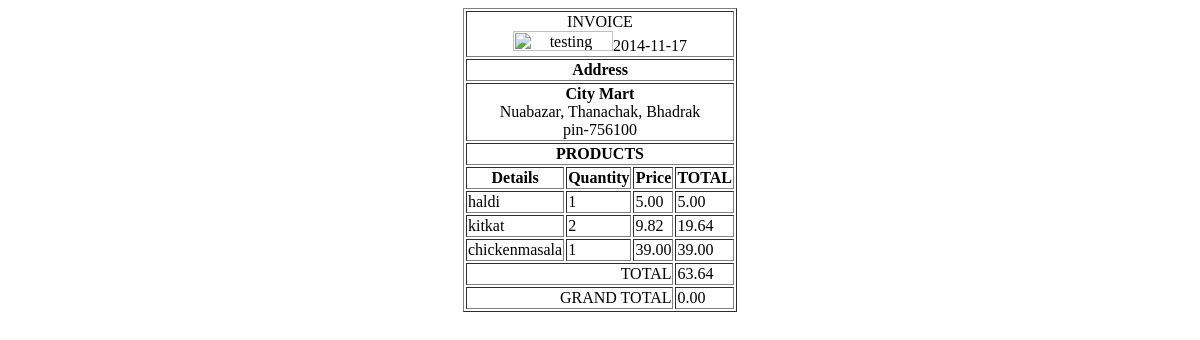
Page /admin/bill.php?bid=1416211157 on the committed database.
### tables this page shows
CREATE TABLE IF NOT EXISTS `sell` (
  `id` int(11) NOT NULL AUTO_INCREMENT,
  `billid` varchar(300) NOT NULL,
  `name` varchar(200) NOT NULL,
  `productid` int(11) NOT NULL,
  `quantity` varchar(200) NOT NULL,
  `price` float(10,2) NOT NULL,
  `totprice` float(10,2) NOT NULL,
  `barcode` varchar(300) NOT NULL,
  `address` varchar(200) NOT NULL,
  `uniqueid` varchar(300) NOT NULL,
  `date` date NOT NULL,
  `checked` varchar(100) NOT NULL,
  PRIMARY KEY (`id`)
);

CREATE TABLE IF NOT EXISTS `product` (
  `id` int(11) NOT NULL AUTO_INCREMENT,
  `prod_name` varchar(300) NOT NULL,
  `category` varchar(200) NOT NULL,
  `company` varchar(200) NOT NULL,
  `minimum` varchar(200) NOT NULL,
  `barcode` varchar(200) NOT NULL,
  `retailer` float(10,2) NOT NULL,
  `distributer` float(10,2) NOT NULL,
  `customer` float(10,2) NOT NULL,
  PRIMARY KEY (`id`)
);

### admin/bill.php (the view, shortened to what this page needs)
<?php
$billid=$_GET['bid'];
 $grand=$_GET['grand'];
$fetch=mysql_query("select * from `sell` where `billid`='$billid'")or die(mysql_error());
$res=mysql_fetch_array($fetch);
 $foun=mysql_num_rows($fetch);
 if($foun!=0){
?>
<html xmlns="http://www.w3.org/1999/xhtml" xml:lang="en" lang="en">
<head>
<link rel="stylesheet" href="css/jquery-ui.css">
</head>
<body onload="pr()">
    <table align="center" border="1" width="30">
	<tr>
	    <td colspan="5" align="center">
		INVOICE</br>
		<img alt="testing" src="barcode.php?text=<?php echo $billid;?>" width="100" height="20"/><?php echo $res['date'];?></br>
	    </td>
	</tr>
	<tr>
	    <th colspan="5"> Address</th>
	</tr>
	<tr>
	    <td colspan="5">
		<center><strong>City Mart</strong></br>
		Nuabazar, Thanachak, Bhadrak</br>
		pin-756100</center>
	    </td>
	</tr>
	<tr>
	    <th colspan="5"> PRODUCTS</td>
	</tr>
	<tr>
	    <th colspan="2">Details</th>
	    <th>Quantity</th>
	    <th>Price</th>
	    <th>TOTAL</th>
	</tr>
	<?php
	$total=0;
		$fetch1=mysql_query("select * from `sell` where `billid`='$billid'")or die(mysql_error());
		while($res1=mysql_fetch_array($fetch1))
		{
		$fetproduct=mysql_query("select * from `product` where `id`='$res1[productid]'");
		$resproduct=mysql_fetch_array($fetproduct);
		$total=$total+$res1['totprice'];
		?>
	<tr>
	    <td colspan="2">
		<?php
		echo $resproduct['prod_name'];
		?>
	    </td>
	    <td><?php echo $res1['quantity'];?></td>
	    <td><?php echo $res1['price'];?></td>
	    <td><?php echo $res1['totprice'];?></td>
	</tr><?php }?>
	<tr>
	    <td colspan="4" align="right">TOTAL</td>
	    <td><?php echo number_format((float)$total, 2, '.', '');?></td>
	</tr>
	<tr>
	    <td colspan="4" align="right">GRAND TOTAL</td>
	    <td><?php echo number_format((float)$grand, 2, '.', '');?></td>
	</tr>
    </table>
</body>
</html><?php }?>

### rows in the picture
sell: date "2014-11-17", productid.prod_name "haldi", quantity "1", price "5.00", totprice "5.00"
sell: productid.prod_name "kitkat", quantity "2", price "9.82", totprice "19.64"
sell: productid.prod_name "chickenmasala", quantity "1", price "39.00", totprice "39.00"

### other values in the picture
$total "63.64"
$grand "0.00"
